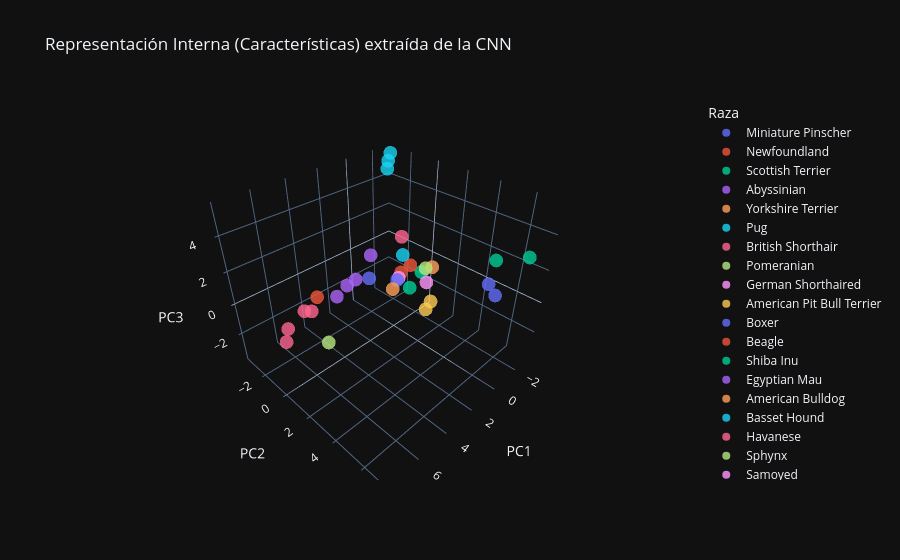

Here is the notebook cell this chart was saved with:
### Markdown cell above
## 3. Magia Pura: PCA en 3D (Show, Don't Tell)
Ese vector grandísimo de características es imposible de entender por un humano. Reduzcámoslo a 3 dimensiones con PCA y usemos nuestro helper interactivo en Plotly. 
Verás de inmediato que sin haber enseñado al modelo las nuevas razas, la red por sí sola agrupa en "islas" distintas a los felinos de los caninos basándose únicamente en sus texturas aprendidas previamente.

### Code cell
plot_pca_features(features, labels_np, class_names, n_components=3)

### Figure 1 — Plotly figure (JSON) as saved in the notebook; plotly's stock layout.template omitted (floating-point values rounded to 4 significant figures)
{"data": [{"hovertemplate": "Raza=Miniature Pinscher<br>PC1=%{x}<br>PC2=%{y}<br>PC3=%{z}<extra></extra>", "legendgroup": "Miniature Pinscher", "marker": {"color": "#636efa", "opacity": 0.8, "symbol": "circle"}, "mode": "markers", "name": "Miniature Pinscher", "scene": "scene", "showlegend": true, "type": "scatter3d", "x": [-2.263, -2.48], "y": [5.318, 4.703], "z": [-0.04101, 0.2823]}, {"hovertemplate": "Raza=Newfoundland<br>PC1=%{x}<br>PC2=%{y}<br>PC3=%{z}<extra></extra>", "legendgroup": "Newfoundland", "marker": {"color": "#EF553B", "opacity": 0.8, "symbol": "circle"}, "mode": "markers", "name": "Newfoundland", "scene": "scene", "showlegend": true, "type": "scatter3d", "x": [-2.291], "y": [-1.615], "z": [-1.775]}, {"hovertemplate": "Raza=Scottish Terrier<br>PC1=%{x}<br>PC2=%{y}<br>PC3=%{z}<extra></extra>", "legendgroup": "Scottish Terrier", "marker": {"color": "#00cc96", "opacity": 0.8, "symbol": "circle"}, "mode": "markers", "name": "Scottish Terrier", "scene": "scene", "showlegend": true, "type": "scatter3d", "x": [-1.688], "y": [0.5924], "z": [-0.4508]}, {"hovertemplate": "Raza=Abyssinian<br>PC1=%{x}<br>PC2=%{y}<br>PC3=%{z}<extra></extra>", "legendgroup": "Abyssinian", "marker": {"color": "#ab63fa", "opacity": 0.8, "symbol": "circle"}, "mode": "markers", "name": "Abyssinian", "scene": "scene", "showlegend": true, "type": "scatter3d", "x": [4.005], "y": [-0.302], "z": [0.219]}, {"hovertemplate": "Raza=Yorkshire Terrier<br>PC1=%{x}<br>PC2=%{y}<br>PC3=%{z}<extra></extra>", "legendgroup": "Yorkshire Terrier", "marker": {"color": "#FFA15A", "opacity": 0.8, "symbol": "circle"}, "mode": "markers", "name": "Yorkshire Terrier", "scene": "scene", "showlegend": true, "type": "scatter3d", "x": [-2.34], "y": [0.8674], "z": [-0.2793]}, {"hovertemplate": "Raza=Pug<br>PC1=%{x}<br>PC2=%{y}<br>PC3=%{z}<extra></extra>", "legendgroup": "Pug", "marker": {"color": "#19d3f3", "opacity": 0.8, "symbol": "circle"}, "mode": "markers", "name": "Pug", "scene": "scene", "showlegend": true, "type": "scatter3d", "x": [-3.027, -2.828, -2.885], "y": [-3.35, -3.34, -3.455], "z": [5.434, 5.011, 4.485]}, {"hovertemplate": "Raza=British Shorthair<br>PC1=%{x}<br>PC2=%{y}<br>PC3=%{z}<extra></extra>", "legendgroup": "British Shorthair", "marker": {"color": "#FF6692", "opacity": 0.8, "symbol": "circle"}, "mode": "markers", "name": "British Shorthair", "scene": "scene", "showlegend": true, "type": "scatter3d", "x": [7.854, 5.649, 7.339, 5.819], "y": [0.6487, -0.3161, 0.07101, -0.7255], "z": [0.07217, 0.139, 0.2115, 0.01777]}, {"hovertemplate": "Raza=Pomeranian<br>PC1=%{x}<br>PC2=%{y}<br>PC3=%{z}<extra></extra>", "legendgroup": "Pomeranian", "marker": {"color": "#B6E880", "opacity": 0.8, "symbol": "circle"}, "mode": "markers", "name": "Pomeranian", "scene": "scene", "showlegend": true, "type": "scatter3d", "x": [-2.046], "y": [0.6056], "z": [-0.3373]}, {"hovertemplate": "Raza=German Shorthaired<br>PC1=%{x}<br>PC2=%{y}<br>PC3=%{z}<extra></extra>", "legendgroup": "German Shorthaired", "marker": {"color": "#FF97FF", "opacity": 0.8, "symbol": "circle"}, "mode": "markers", "name": "German Shorthaired", "scene": "scene", "showlegend": true, "type": "scatter3d", "x": [-1.377], "y": [-0.955], "z": [-1.442]}, {"hovertemplate": "Raza=American Pit Bull Terrier<br>PC1=%{x}<br>PC2=%{y}<br>PC3=%{z}<extra></extra>", "legendgroup": "American Pit Bull Terrier", "marker": {"color": "#FECB52", "opacity": 0.8, "symbol": "circle"}, "mode": "markers", "name": "American Pit Bull Terrier", "scene": "scene", "showlegend": true, "type": "scatter3d", "x": [-2.365], "y": [0.539], "z": [-3.637]}, {"hovertemplate": "Raza=Boxer<br>PC1=%{x}<br>PC2=%{y}<br>PC3=%{z}<extra></extra>", "legendgroup": "Boxer", "marker": {"color": "#636efa", "opacity": 0.8, "symbol": "circle"}, "mode": "markers", "name": "Boxer", "scene": "scene", "showlegend": true, "type": "scatter3d", "x": [-2.233], "y": [-1.893], "z": [-2.467]}, {"hovertemplate": "Raza=Beagle<br>PC1=%{x}<br>PC2=%{y}<br>PC3=%{z}<extra></extra>", "legendgroup": "Beagle", "marker": {"color": "#EF553B", "opacity": 0.8, "symbol": "circle"}, "mode": "markers", "name": "Beagle", "scene": "scene", "showlegend": true, "type": "scatter3d", "x": [-2.298], "y": [-0.8294], "z": [-0.8756]}, {"hovertemplate": "Raza=Shiba Inu<br>PC1=%{x}<br>PC2=%{y}<br>PC3=%{z}<extra></extra>", "legendgroup": "Shiba Inu", "marker": {"color": "#00cc96", "opacity": 0.8, "symbol": "circle"}, "mode": "markers", "name": "Shiba Inu", "scene": "scene", "showlegend": true, "type": "scatter3d", "x": [-1.625, -1.933], "y": [7.106, 5.241], "z": [3.368, 2.264]}, {"hovertemplate": "Raza=Egyptian Mau<br>PC1=%{x}<br>PC2=%{y}<br>PC3=%{z}<extra></extra>", "legendgroup": "Egyptian Mau", "marker": {"color": "#ab63fa", "opacity": 0.8, "symbol": "circle"}, "mode": "markers", "name": "Egyptian Mau", "scene": "scene", "showlegend": true, "type": "scatter3d", "x": [2.678, 3.094], "y": [-0.2807, -0.5313], "z": [0.6755, 0.3629]}, {"hovertemplate": "Raza=American Bulldog<br>PC1=%{x}<br>PC2=%{y}<br>PC3=%{z}<extra></extra>", "legendgroup": "American Bulldog", "marker": {"color": "#FFA15A", "opacity": 0.8, "symbol": "circle"}, "mode": "markers", "name": "American Bulldog", "scene": "scene", "showlegend": true, "type": "scatter3d", "x": [-2.437], "y": [-2.487], "z": [-3.593]}, {"hovertemplate": "Raza=Basset Hound<br>PC1=%{x}<br>PC2=%{y}<br>PC3=%{z}<extra></extra>", "legendgroup": "Basset Hound", "marker": {"color": "#19d3f3", "opacity": 0.8, "symbol": "circle"}, "mode": "markers", "name": "Basset Hound", "scene": "scene", "showlegend": true, "type": "scatter3d", "x": [-2.471], "y": [-1.662], "z": [-0.5597]}, {"hovertemplate": "Raza=Havanese<br>PC1=%{x}<br>PC2=%{y}<br>PC3=%{z}<extra></extra>", "legendgroup": "Havanese", "marker": {"color": "#FF6692", "opacity": 0.8, "symbol": "circle"}, "mode": "markers", "name": "Havanese", "scene": "scene", "showlegend": true, "type": "scatter3d", "x": [-2.577], "y": [-1.878], "z": [0.6179]}, {"hovertemplate": "Raza=Sphynx<br>PC1=%{x}<br>PC2=%{y}<br>PC3=%{z}<extra></extra>", "legendgroup": "Sphynx", "marker": {"color": "#B6E880", "opacity": 0.8, "symbol": "circle"}, "mode": "markers", "name": "Sphynx", "scene": "scene", "showlegend": true, "type": "scatter3d", "x": [5.756], "y": [1.037], "z": [-1.03]}, {"hovertemplate": "Raza=Samoyed<br>PC1=%{x}<br>PC2=%{y}<br>PC3=%{z}<extra></extra>", "legendgroup": "Samoyed", "marker": {"color": "#FF97FF", "opacity": 0.8, "symbol": "circle"}, "mode": "markers", "name": "Samoyed", "scene": "scene", "showlegend": true, "type": "scatter3d", "x": [-2.337], "y": [0.4943], "z": [-1.553]}, {"hovertemplate": "Raza=Staffordshire Bull Terrier<br>PC1=%{x}<br>PC2=%{y}<br>PC3=%{z}<extra></extra>", "legendgroup": "Staffordshire Bull Terrier", "marker": {"color": "#FECB52", "opacity": 0.8, "symbol": "circle"}, "mode": "markers", "name": "Staffordshire Bull Terrier", "scene": "scene", "showlegend": true, "type": "scatter3d", "x": [-2.675], "y": [0.6508], "z": [-3.113]}, {"hovertemplate": "Raza=Persian<br>PC1=%{x}<br>PC2=%{y}<br>PC3=%{z}<extra></extra>", "legendgroup": "Persian", "marker": {"color": "#636efa", "opacity": 0.8, "symbol": "circle"}, "mode": "markers", "name": "Persian", "scene": "scene", "showlegend": true, "type": "scatter3d", "x": [0.5583], "y": [-1.543], "z": [-0.8493]}, {"hovertemplate": "Raza=Ragdoll<br>PC1=%{x}<br>PC2=%{y}<br>PC3=%{z}<extra></extra>", "legendgroup": "Ragdoll", "marker": {"color": "#EF553B", "opacity": 0.8, "symbol": "circle"}, "mode": "markers", "name": "Ragdoll", "scene": "scene", "showlegend": true, "type": "scatter3d", "x": [4.869], "y": [-0.8483], "z": [0.344]}, {"hovertemplate": "Raza=Great Pyrenees<br>PC1=%{x}<br>PC2=%{y}<br>PC3=%{z}<extra></extra>", "legendgroup": "Great Pyrenees", "marker": {"color": "#00cc96", "opacity": 0.8, "symbol": "circle"}, "mode": "markers", "name": "Great Pyrenees", "scene": "scene", "showlegend": true, "type": "scatter3d", "x": [-2.337], "y": [-0.8638], "z": [-2.626]}, {"hovertemplate": "Raza=Siamese<br>PC1=%{x}<br>PC2=%{y}<br>PC3=%{z}<extra></extra>", "legendgroup": "Siamese", "marker": {"color": "#ab63fa", "opacity": 0.8, "symbol": "circle"}, "mode": "markers", "name": "Siamese", "scene": "scene", "showlegend": true, "type": "scatter3d", "x": [0.8938], "y": [-0.999], "z": [1.126]}], "layout": {"legend": {"title": {"text": "Raza"}, "tracegroupgap": 0}, "scene": {"domain": {"x": [0, 1], "y": [0, 1]}, "xaxis": {"title": {"text": "PC1"}}, "yaxis": {"title": {"text": "PC2"}}, "zaxis": {"title": {"text": "PC3"}}}, "title": {"text": "Representación Interna (Características) extraída de la CNN"}}}
